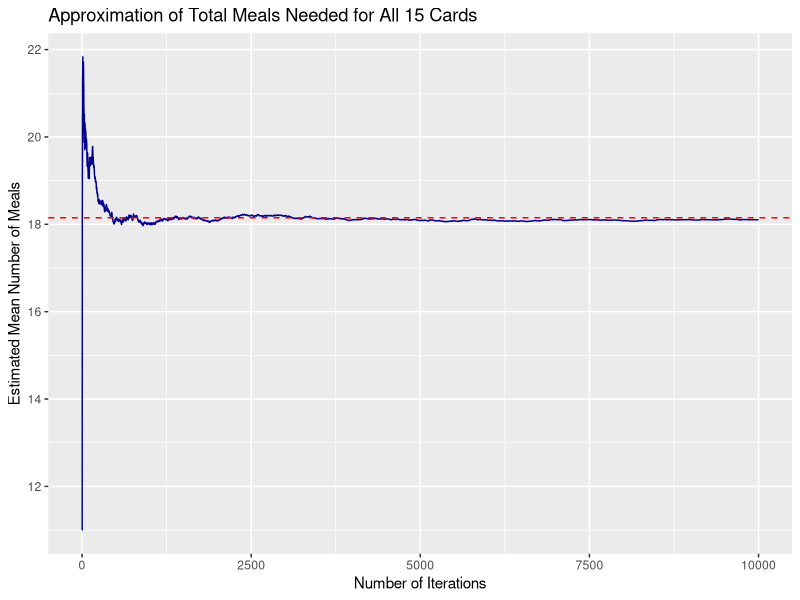
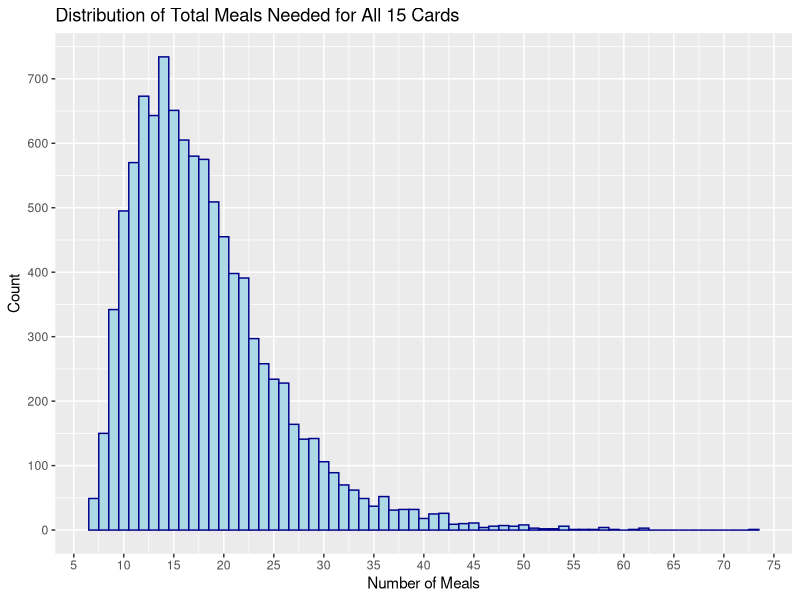
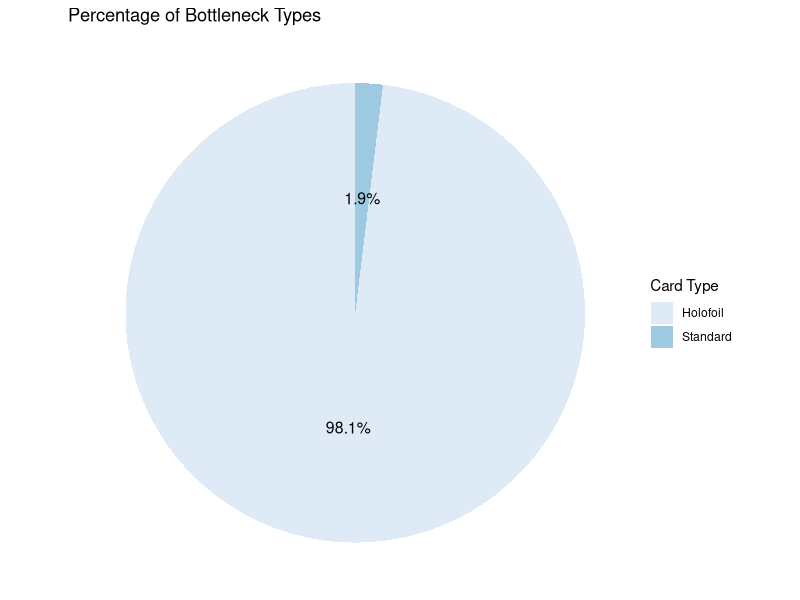
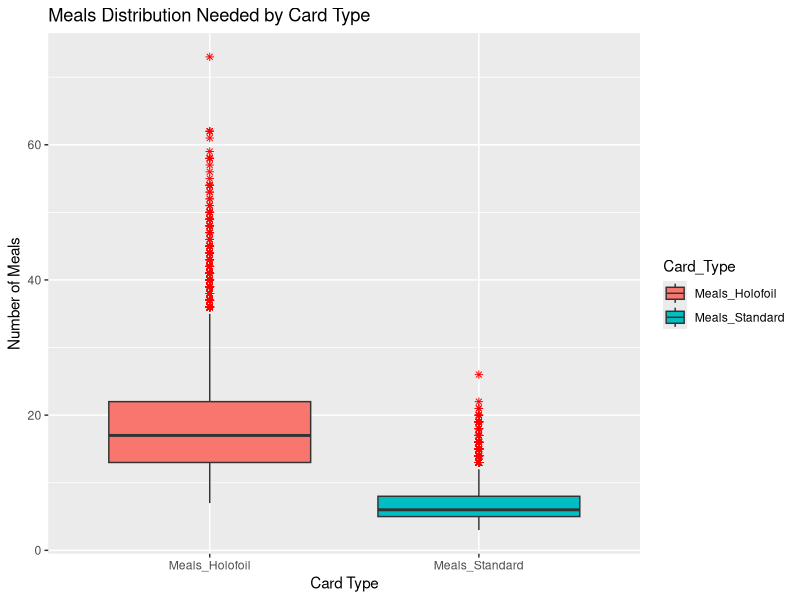

Here is the R script that generated these plots, in order:
## ---- chunk 1
library(ggplot2)
library(dplyr)
library(tidyr)
library(scales)
## ---- chunk 2
# Given data from one Monte Carlo simulation of n iterations, 
# prepare it in a data frame to be merged with the main data frame
#
# @param  raw_data - list of experimental number of total meals
# @return simulation_data - a data frame to bind to the main data frame
prepare_data <- function(raw_data)
{
  # Constant
  actual_mean <- 18.15
  
  # Prep data
  meals_total_list <- as.numeric(sapply(raw_data, function(x) x$meals_total)) 
  meals_holofoil_list <- sapply(raw_data, function(x) x$meals_holofoil)
  meals_standard_list <- sapply(raw_data, function(x) x$meals_standard)
  
  # Get meal values
  meals_total <- mean(meals_total_list)
  meals_holofoil <- mean(meals_holofoil_list)
  meals_standard <- mean(meals_standard_list)
  
  # Compute error statistics comparing simulation vs analytical expected value
  abs_error <- abs(meals_total - ACTUAL_MEAN)
  std_error <- sd(meals_total_list) / sqrt(n)
  rel_error <- abs((meals_total - ACTUAL_MEAN) / ACTUAL_MEAN) * 100
  variance <- var(meals_total_list)
  
  # Add experiment for n iterations to experiment data
  simulation_data <- data.frame(Num_Iterations = n,
                                Meals_Holofoil = meals_holofoil,
                                Meals_Standard = meals_standard,
                                Meals_Total = meals_total,
                                Abs_Error = abs_error,
                                Std_Error = std_error,
                                Rel_Error = rel_error,
                                Variance = variance)
  
  return(simulation_data)
}
## ---- chunk 3
# Run {#} iterations of buying Happy Meals until all
# fifteen cards are collected.
#
# @return - list of total meals, holofoil meals, and standard 
#           meals for one full simulation
# source("prepare_data.R")

estimate_meals <- function(iterations) 
{
  summary_data <- data.frame(Iteration_Num = numeric(iterations),
                             Meals_Holofoil = numeric(iterations),
                             Meals_Standard = numeric(iterations),
                             Meals_Total = numeric(iterations))
  
  for (i in 1:iterations) {
    # Enumerated holofoil (1-7) and standard sets (1-8) 
    holofoils_collected <- rep(FALSE, 7)
    standards_collected <- rep(FALSE, 8)
    
    # Meal counts
    exp_meals_holofoil <- 0
    exp_meals_standard <- 0
    
    # Collect holofoils
    while (!all(holofoils_collected)) {
      pulled_cards <- sample(x=(1:7), size=1)
      holofoils_collected[pulled_cards] <- TRUE
      exp_meals_holofoil <- exp_meals_holofoil + 1
    }
    
    # Collect standards
    while (!all(standards_collected)) {
      pulled_cards <- sample(x=(1:8), size=3, replace=FALSE)
      standards_collected[pulled_cards] <- TRUE
      exp_meals_standard <- exp_meals_standard + 1
    }
    
    # Add current iteration's statistics to data frame
    summary_data$Iteration_Num[i] = i
    summary_data$Meals_Holofoil[i] = exp_meals_holofoil
    summary_data$Meals_Standard[i] = exp_meals_standard
    summary_data$Meals_Total[i] = max(exp_meals_holofoil, exp_meals_standard)
  }
  
  # Result
  return(summary_data)
}
## ---- chunk 4
# source("estimate_meals_mc.R")
# Constants and experiment variables
ACTUAL_TOTAL_MEALS <- 18.15
NUM_ITERATIONS <- 10000
set.seed(20250121)

# Run experiment
experiment_data <- estimate_meals(NUM_ITERATIONS)

analysis_data <- data.frame(Iteration_Num = experiment_data$Iteration_Num,
                            Cum_Meals_Total = cumsum(experiment_data$Meals_Total),
                            Mean_Meals_Total = cumsum(experiment_data$Meals_Total) / experiment_data$Iteration_Num,
                            Iteration_Bottleneck = ifelse(experiment_data$Meals_Holofoil >= experiment_data$Meals_Standard, 
                                                          "Holofoil",
                                                          "Standard"))
## ---- chunk 5
head(experiment_data)
head(analysis_data)
## ---- chunk 6
summary(experiment_data)
## ---- chunk 7
ggplot(analysis_data, aes(x = Iteration_Num, y = Mean_Meals_Total)) +
  geom_line(color = "darkblue") +
  geom_hline(yintercept = ACTUAL_TOTAL_MEALS, linetype = "dashed", color = "red") +
  ylim(c(min(analysis_data$Mean_Meals_Total), max(analysis_data$Mean_Meals_Total))) +
  scale_y_continuous(breaks = pretty_breaks()) +
  labs(title = "Approximation of Total Meals Needed for All 15 Cards",
       x = "Number of Iterations",
       y = "Estimated Mean Number of Meals")
## ---- chunk 8
ggplot(experiment_data, aes(x=Meals_Total)) + 
  geom_histogram(color="darkblue", fill="lightblue", binwidth=1) + 
  scale_x_continuous(breaks = pretty_breaks(max(experiment_data$Meals_Total) / 5)) +
  scale_y_continuous(breaks = pretty_breaks(10)) +
  labs(title = "Distribution of Total Meals Needed for All 15 Cards",
       x = "Number of Meals",
       y = "Count")
## ---- chunk 9
bottlenecks_freqs <- as.data.frame(table(unlist(analysis_data$Iteration_Bottleneck)))
colnames(bottlenecks_freqs) <- c("Card_Type", "Count")
bottlenecks_freqs$Percent <- round(bottlenecks_freqs$Count / sum(bottlenecks_freqs$Count) * 100, 1)
bottlenecks_freqs$Label <- paste0(bottlenecks_freqs$Percent, "%")

ggplot(bottlenecks_freqs, aes(x = "", y = Count, fill = Card_Type)) +
  geom_bar(width = 1, stat = "identity") +
  coord_polar("y", start = 0) + 
  geom_text(aes(label = Label), 
            position = position_stack(vjust = 0.5),
            color = "black", size = 4) +
  guides(fill = guide_legend(title = "Card Type")) + 
  scale_fill_brewer(palette = "Blues") +
  theme_void() + 
  labs(title = "Percentage of Bottleneck Types")
## ---- chunk 10
meal_types_df <- experiment_data %>% 
  select(Meals_Holofoil, Meals_Standard) %>%
  pivot_longer(cols = everything(),
               names_to = "Card_Type",
               values_to = "Count")

ggplot(meal_types_df, aes(x = Card_Type, y = Count, color = Count, fill = Card_Type)) + 
  geom_boxplot(outlier.color = "red", outlier.shape = 8) + 
  labs(title = "Meals Distribution Needed by Card Type",
       x = "Card Type",
       y = "Number of Meals")
